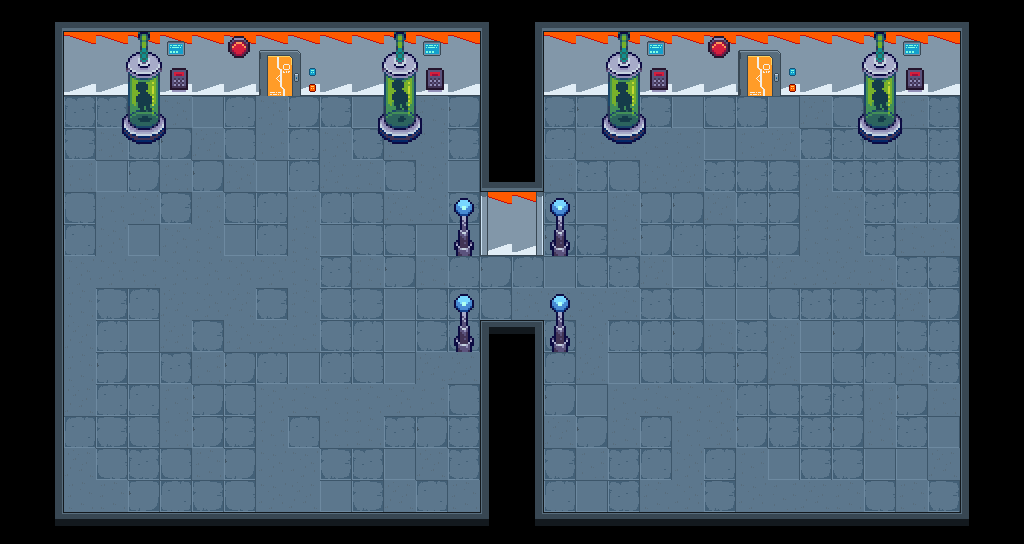

A 2D game scene composited from a Tiled map and its tileset images. What follows is a short description and the map's XML, with each tile layer's data collapsed to a summary:
An orthogonal 32x17 tile map with 32x32 px tiles, 6 tile layers (suelo, pared, decoracion, decoracion2, ...), 2 tilesets and 44 objects.

<map version="1.10" tiledversion="1.11.2" orientation="orthogonal" renderorder="right-down" width="32" height="17" tilewidth="32" tileheight="32" infinite="0" nextlayerid="22" nextobjectid="101">
 <tileset firstgid="1" source="../pixel_cyberpunk_interior_free_1.0.1/pixel-cyberpunk-interior.tsx" />
 <tileset firstgid="232" source="../tiles_laboratory_LandOfPixels/tilesStuff.tsx" />
 <layer id="13" name="suelo" width="32" height="17">
  <data>[544 cells, 345 non-empty, 12 distinct tile ids]</data>
 </layer>
 <layer id="16" name="pared" width="32" height="17">
  <data>[544 cells, 56 non-empty, 2 distinct tile ids]</data>
 </layer>
 <layer id="17" name="decoracion" width="32" height="17">
  <data>[544 cells, 173 non-empty, 33 distinct tile ids]</data>
 </layer>
 <layer id="20" name="decoracion2" width="32" height="17">
  <data>[544 cells, 29 non-empty, 13 distinct tile ids]</data>
 </layer>
 <layer id="18" name="puerta_abierta" width="32" height="17">
  <data>[544 cells, 5 non-empty, 5 distinct tile ids]</data>
 </layer>
 <layer id="19" name="puerta_cerrada" width="32" height="17">
  <data>[544 cells, 5 non-empty, 5 distinct tile ids]</data>
 </layer>
 <objectgroup id="21" name="spawn_enemies">
  <object id="85" x="148.093" y="362.735">
   <point />
  </object>
  <object id="86" x="166.839" y="433.97">
   <point />
  </object>
  <object id="87" x="273.692" y="438.656">
   <point />
  </object>
  <object id="88" x="257.757" y="370.233">
   <point />
  </object>
  <object id="89" x="370.233" y="421.785">
   <point />
  </object>
  <object id="90" x="352.425" y="352.425">
   <point />
  </object>
  <object id="91" x="668.295" y="226.827">
   <point />
  </object>
  <object id="92" x="703.912" y="336.491">
   <point />
  </object>
  <object id="93" x="655.173" y="403.039">
   <point />
  </object>
  <object id="94" x="772.335" y="415.224">
   <point />
  </object>
  <object id="95" x="772.335" y="275.566">
   <point />
  </object>
  <object id="96" x="852.006" y="312.12">
   <point />
  </object>
  <object id="97" x="190.272" y="323.368">
   <point />
  </object>
  <object id="98" x="261.507" y="325.243">
   <point />
  </object>
  <object id="99" x="315.87" y="311.184">
   <point />
  </object>
  <object id="100" x="282.127" y="361.798">
   <point />
  </object>
 </objectgroup>
 <objectgroup id="6" name="spawn_point">
  <object id="1" x="280.026" y="117.921">
   <point />
  </object>
 </objectgroup>
 <objectgroup id="7" name="hitbox_fondo">
  <object id="68" x="54" y="22.6667" width="685.333" height="74" />
  <object id="69" x="8" y="11.3333" width="54.6667" height="530" />
  <object id="70" x="12.6667" y="512" width="956" height="30.6667" />
  <object id="71" x="960.667" y="1.33333" width="64.6667" height="540" />
  <object id="72" x="780.667" y="12" width="212.667" height="82.6667" />
  <object id="73" x="732.667" y="8.66667" width="49.3333" height="43.3333" />
  <object id="74" x="859" y="96" width="44" height="48" />
  <object id="75" x="602" y="94.6667" width="44.3333" height="49.3333" />
  <object id="76" x="377" y="97" width="45.3333" height="47" />
  <object id="77" x="122.5" y="95.75" width="43.5" height="48.75" />
  <object id="78" x="544.667" y="320.333" width="30.6667" height="31.3333" />
  <object id="79" x="544" y="224" width="31.6667" height="30.3333" />
  <object id="80" x="448.667" y="225" width="31" height="29" />
  <object id="81" x="449" y="320.667" width="31" height="30.3333" />
  <object id="82" x="480.5" y="24.5" width="63.5" height="230" />
  <object id="83" x="480" y="319.5" width="62.5" height="208" />
 </objectgroup>
 <objectgroup id="8" name="puerta">
  <object id="84" x="760" y="70">
   <point />
  </object>
 </objectgroup>
 <objectgroup id="10" name="spawn_cofre">
  <object id="35" x="815.666" y="187">
   <point />
  </object>
  <object id="36" x="869.966" y="241.023">
   <point />
  </object>
  <object id="37" x="872.445" y="297.4">
   <point />
  </object>
  <object id="38" x="875.383" y="364.669">
   <point />
  </object>
  <object id="39" x="876.924" y="430.69">
   <point />
  </object>
  <object id="40" x="771.947" y="324.519">
   <point />
  </object>
  <object id="41" x="815.333" y="378.667">
   <point />
  </object>
  <object id="42" x="815" y="442">
   <point />
  </object>
  <object id="43" x="814.666" y="253">
   <point />
  </object>
  <object id="44" x="865.947" y="183.251">
   <point />
  </object>
 </objectgroup>
</map>
